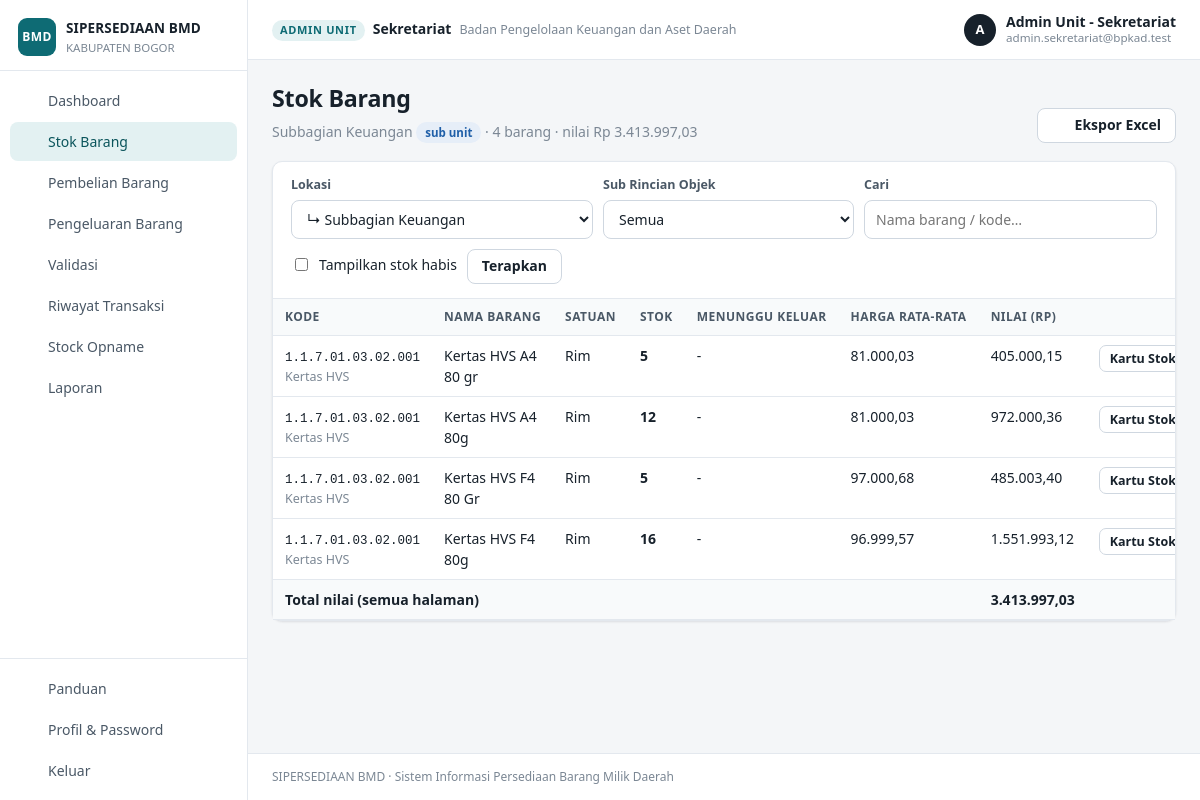
The app's page /index.php?page=stok&unit=80 (signed in) with its own data.
### tables this page shows
CREATE TABLE users (
  id          INT UNSIGNED NOT NULL AUTO_INCREMENT PRIMARY KEY,
  nama        VARCHAR(150) NOT NULL,
  nip         VARCHAR(30)  NULL,
  email       VARCHAR(150) NULL,
  password    VARCHAR(255) NULL,
  role        ENUM('superadmin','admin_skpd','admin','operator') NOT NULL,
  skpd_id     INT UNSIGNED NULL,
  unit_id     INT UNSIGNED NULL,
  slot        TINYINT UNSIGNED NOT NULL DEFAULT 1,
  is_active   TINYINT(1) NOT NULL DEFAULT 0,
  last_login  DATETIME NULL,
  created_at  DATETIME NOT NULL DEFAULT CURRENT_TIMESTAMP,
  updated_at  DATETIME NULL ON UPDATE CURRENT_TIMESTAMP,
  UNIQUE KEY uk_email (email),
  KEY idx_skpd (skpd_id),
  KEY idx_unit (unit_id),
  CONSTRAINT fk_user_skpd FOREIGN KEY (skpd_id) REFERENCES skpd(id)       ON DELETE CASCADE,
  CONSTRAINT fk_user_unit FOREIGN KEY (unit_id) REFERENCES unit_kerja(id) ON DELETE CASCADE
);

CREATE TABLE unit_kerja (
  id          INT UNSIGNED NOT NULL AUTO_INCREMENT PRIMARY KEY,
  skpd_id     INT UNSIGNED NOT NULL,
  parent_id   INT UNSIGNED NULL,
  level       ENUM('unit','subunit') NOT NULL,
  kode        VARCHAR(30)  NULL,
  nama        VARCHAR(200) NOT NULL,
  lokasi      VARCHAR(255) NULL,
  pic         VARCHAR(150) NULL,
  email       VARCHAR(150) NULL,
  telp        VARCHAR(50)  NULL,
  created_at  DATETIME NOT NULL DEFAULT CURRENT_TIMESTAMP,
  updated_at  DATETIME NULL ON UPDATE CURRENT_TIMESTAMP,
  KEY idx_skpd (skpd_id),
  KEY idx_parent (parent_id),
  CONSTRAINT fk_unit_skpd   FOREIGN KEY (skpd_id)   REFERENCES skpd(id)       ON DELETE CASCADE,
  CONSTRAINT fk_unit_parent FOREIGN KEY (parent_id) REFERENCES unit_kerja(id) ON DELETE CASCADE
);

CREATE TABLE barang (
  id              INT UNSIGNED NOT NULL AUTO_INCREMENT PRIMARY KEY,
  unit_id         INT UNSIGNED NOT NULL,
  kode_barang_id  INT UNSIGNED NOT NULL,
  nama_barang     VARCHAR(255) NOT NULL,
  satuan          VARCHAR(50)  NOT NULL,
  stok            DECIMAL(15,2) NOT NULL DEFAULT 0,
  nilai           DECIMAL(20,2) NOT NULL DEFAULT 0,
  created_at      DATETIME NOT NULL DEFAULT CURRENT_TIMESTAMP,
  updated_at      DATETIME NULL ON UPDATE CURRENT_TIMESTAMP,
  KEY idx_unit_kode (unit_id, kode_barang_id),
  KEY idx_nama (nama_barang(100)),
  CONSTRAINT fk_barang_unit FOREIGN KEY (unit_id)        REFERENCES unit_kerja(id)  ON DELETE RESTRICT,
  CONSTRAINT fk_barang_kode FOREIGN KEY (kode_barang_id) REFERENCES kode_barang(id) ON DELETE RESTRICT
);

CREATE TABLE kode_barang (
  id         INT UNSIGNED NOT NULL AUTO_INCREMENT PRIMARY KEY,
  parent_id  INT UNSIGNED NULL,
  level      TINYINT UNSIGNED NOT NULL,
  kode       VARCHAR(30)  NOT NULL,
  uraian     VARCHAR(255) NOT NULL,
  is_active  TINYINT(1)   NOT NULL DEFAULT 1,
  UNIQUE KEY uk_kode (kode),
  KEY idx_parent (parent_id),
  KEY idx_level (level),
  CONSTRAINT fk_kode_parent FOREIGN KEY (parent_id) REFERENCES kode_barang(id)
    ON UPDATE CASCADE ON DELETE RESTRICT
);

### pages/stok.php (the view, shortened to what the rows shown need)
<?php
$u = user();
$unitId = input_int('unit', (int)$u['unit_id']);
$unit = row('SELECT * FROM unit_kerja WHERE id=?', [$unitId]);
$habis = input('habis') ? 1 : 0;
$where = ['b.unit_id=?'];
$params = [$unitId];
if (!$habis) $where[] = 'b.stok>0';
$w = implode(' AND ', $where);
$sql = "SELECT b.*, k.kode, k.uraian AS kode_uraian, p.uraian AS sub_uraian,
          (SELECT COALESCE(SUM(d.jumlah),0) FROM transaksi_detail d JOIN transaksi t ON t.id=d.transaksi_id WHERE d.barang_id=b.id AND t.jenis='keluar' AND t.status='menunggu') dipesan
        FROM barang b JOIN kode_barang k ON k.id=b.kode_barang_id JOIN kode_barang p ON p.id=k.parent_id
        WHERE $w ORDER BY k.kode, b.nama_barang";
$total = (int)val("SELECT COUNT(*) FROM barang b JOIN kode_barang k ON k.id=b.kode_barang_id WHERE $w", $params);
$sum = (float)val("SELECT COALESCE(SUM(b.nilai),0) FROM barang b JOIN kode_barang k ON k.id=b.kode_barang_id WHERE $w", $params);
$pg = paginate($total, 50);
$list = rows($sql . " LIMIT {$pg['limit']} OFFSET {$pg['offset']}", $params);
include BASE_PATH . '/views/header.php';
?>
<div class="page-head">
  <div>
    <h1>Stok Barang</h1>
    <p><?= e($unit['nama']) ?><?= $unitId !== (int)$u['unit_id'] ? ' <span class="badge badge-blue">sub unit</span>' : '' ?> · <?= angka($total) ?> barang · nilai Rp <?= rupiah($sum) ?></p>
  </div>
</div>
<div class="card">
  <div class="card-body tight table-wrap">
    <table class="tbl">
      <thead><tr><th>Kode</th><th>Nama Barang</th><th>Satuan</th><th class="num">Stok</th><th class="num">Menunggu Keluar</th><th class="num">Harga Rata-rata</th><th class="num">Nilai (Rp)</th><th></th></tr></thead>
      <tbody>
      <?php foreach ($list as $b): $avg = (float)$b['stok'] > 0 ? (float)$b['nilai'] / (float)$b['stok'] : 0; ?>
        <tr>
          <td><span class="mono"><?= e($b['kode']) ?></span><div class="small muted"><?= e($b['kode_uraian']) ?></div></td>
          <td><?= e($b['nama_barang']) ?></td>
          <td><?= e($b['satuan']) ?></td>
          <td class="num"><b><?= angka($b['stok']) ?></b></td>
          <td class="num"><?= (float)$b['dipesan'] > 0 ? '<span class="badge badge-amber">' . angka($b['dipesan']) . '</span>' : '-' ?></td>
          <td class="num"><?= rupiah($avg) ?></td>
          <td class="num"><?= rupiah($b['nilai']) ?></td>
          <td class="act"><a class="btn btn-light btn-sm" href="<?= e(url('kartu', ['id' => $b['id']])) ?>">Kartu Stok</a></td>
        </tr>
      <?php endforeach; ?>
      </tbody>
    </table>
  </div>
</div>
<?php include BASE_PATH . '/views/footer.php'; ?>

### views/header.php (shortened to what the rows shown need)
<?php
$u = user();
$scopeLabel = $u['role'] === 'superadmin' ? 'Seluruh SKPD' : ($u['role'] === 'admin_skpd' ? $u['skpd_nama'] : $u['unit_nama']);
?><!doctype html>
<html lang="id">
<head>
<link rel="stylesheet" href="assets/app.css?v=3">
</head>
<body>
<div class="layout">
  <div class="main">
    <header class="topbar">
      <div class="scope">
        <span class="scope-label"><?= e(role_label($u['role'], $u['unit_level'])) ?></span>
        <span class="scope-name"><?= e($scopeLabel) ?></span>
        <?php if ($u['role'] !== 'superadmin' && $u['role'] !== 'admin_skpd'): ?><span class="scope-skpd"><?= e($u['skpd_nama']) ?></span><?php endif; ?>
      </div>
      <div class="who">
        <div class="avatar"><?= e(mb_strtoupper(mb_substr($u['nama'], 0, 1))) ?></div>
        <div class="who-text"><b><?= e($u['nama']) ?></b><small><?= e($u['email']) ?></small></div>
      </div>
    </header>
    <main class="content">

### records on screen
users: role.level "ADMIN UNIT", unit.nama "Sekretariat", nama "A", nama "Admin Unit - Sekretariat", email "admin.sekretariat@bpkad.test"
unit_kerja: nama "Subbagian Keuangan"
barang: kode_barang.kode "1.1.7.01.03.02.001", kode_barang.uraian "Kertas HVS", nama_barang "Kertas HVS A4 80 gr", satuan "Rim", stok "5", rupiah($avg) "81.000,03", nilai "405.000,15"
barang: kode_barang.kode "1.1.7.01.03.02.001", kode_barang.uraian "Kertas HVS", nama_barang "Kertas HVS A4 80g", satuan "Rim", stok "12", rupiah($avg) "81.000,03", nilai "972.000,36"
barang: kode_barang.kode "1.1.7.01.03.02.001", kode_barang.uraian "Kertas HVS", nama_barang "Kertas HVS F4 80 Gr", satuan "Rim", stok "5", rupiah($avg) "97.000,68", nilai "485.003,40"
barang: kode_barang.kode "1.1.7.01.03.02.001", kode_barang.uraian "Kertas HVS", nama_barang "Kertas HVS F4 80g", satuan "Rim", stok "16", rupiah($avg) "96.999,57", nilai "1.551.993,12"

### other values on screen
APP_NAME "SIPERSEDIAAN BMD"
setting('nama_pemda', 'Pemerintah Daerah') "KABUPATEN BOGOR"
$m[1] "Dashboard"
$m[1] "Stok Barang"
$m[1] "Pembelian Barang"
$m[1] "Pengeluaran Barang"
$m[1] "Validasi"
$m[1] "Riwayat Transaksi"
$m[1] "Stock Opname"
$m[1] "Laporan"
$u['skpd_nama'] "Badan Pengelolaan Keuangan dan Aset Daerah"
angka($total) "4"
rupiah($sum) "3.413.997,03"
APP_DESC "Sistem Informasi Persediaan Barang Milik Daerah"
